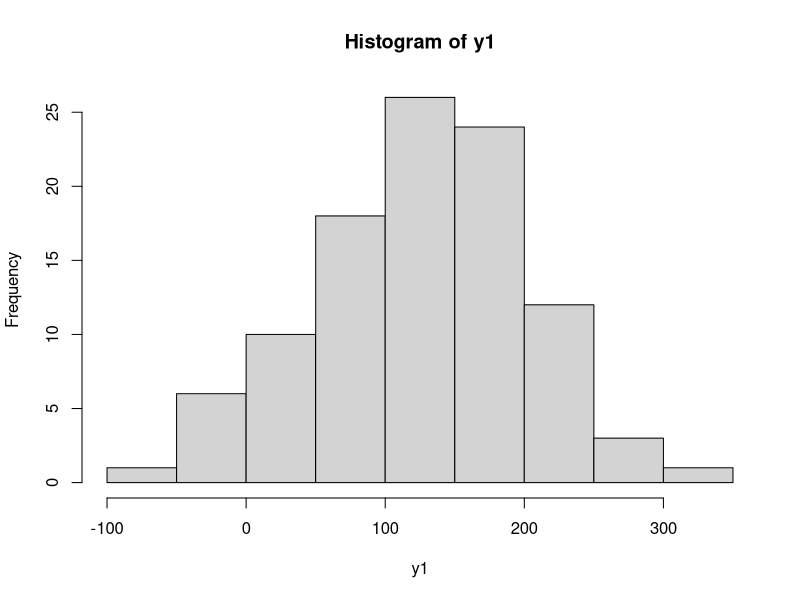
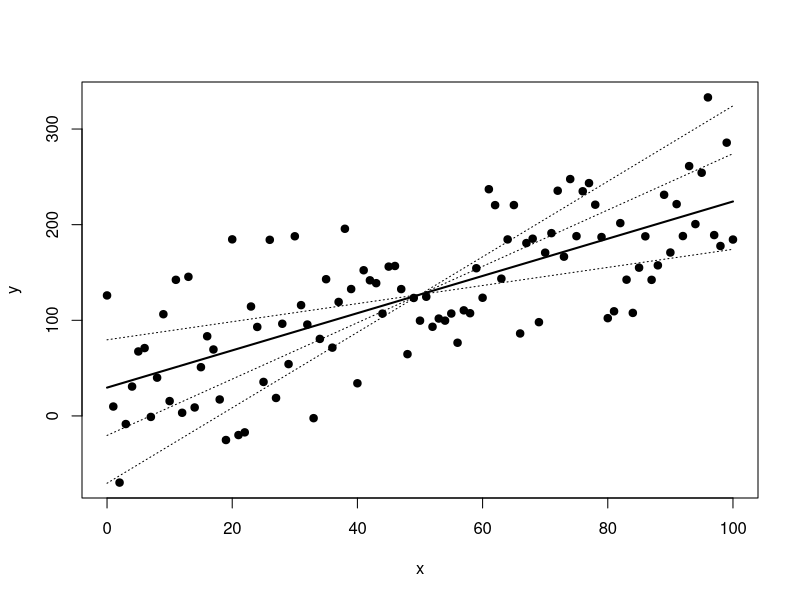
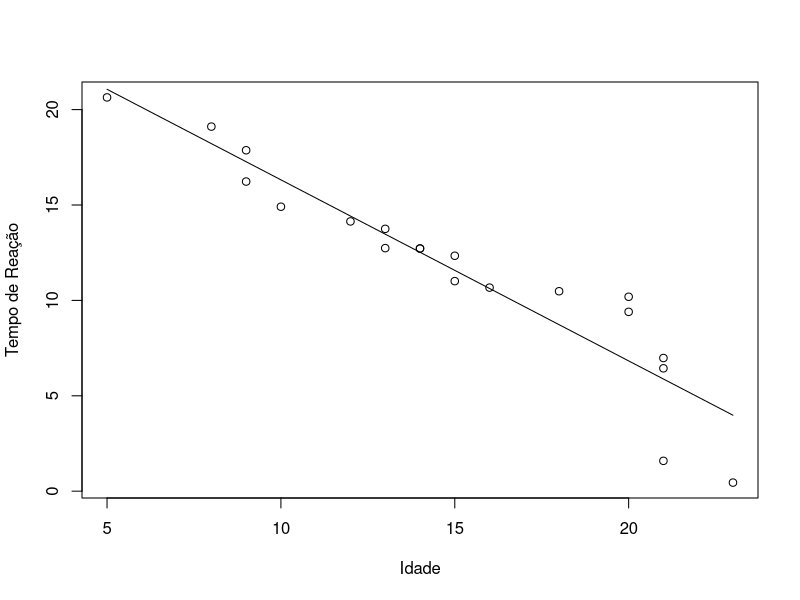
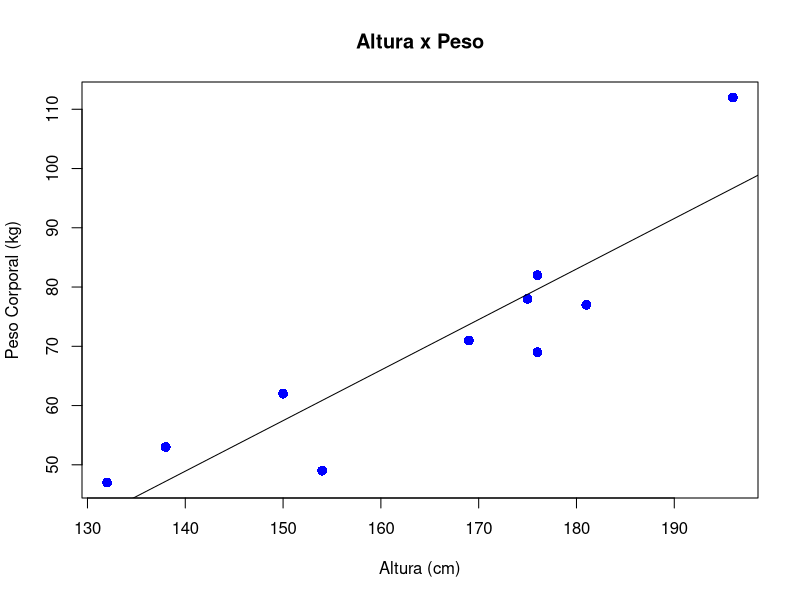
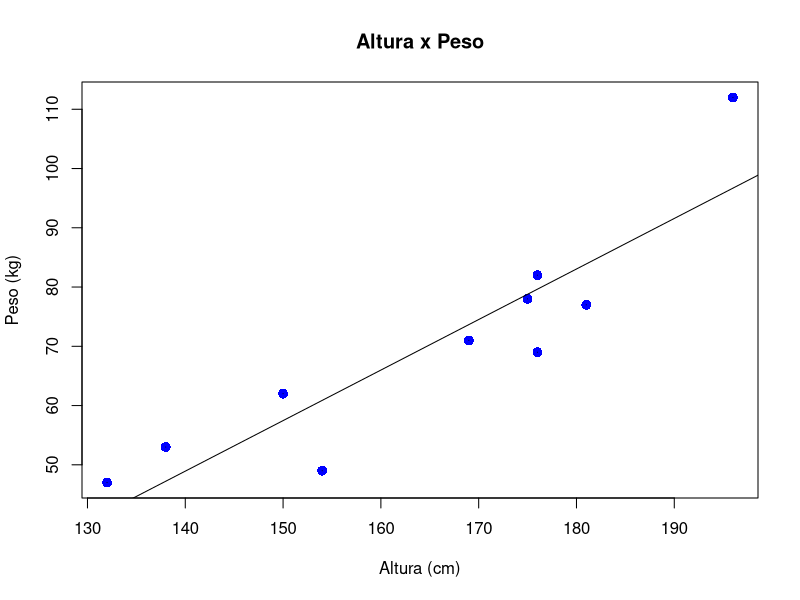
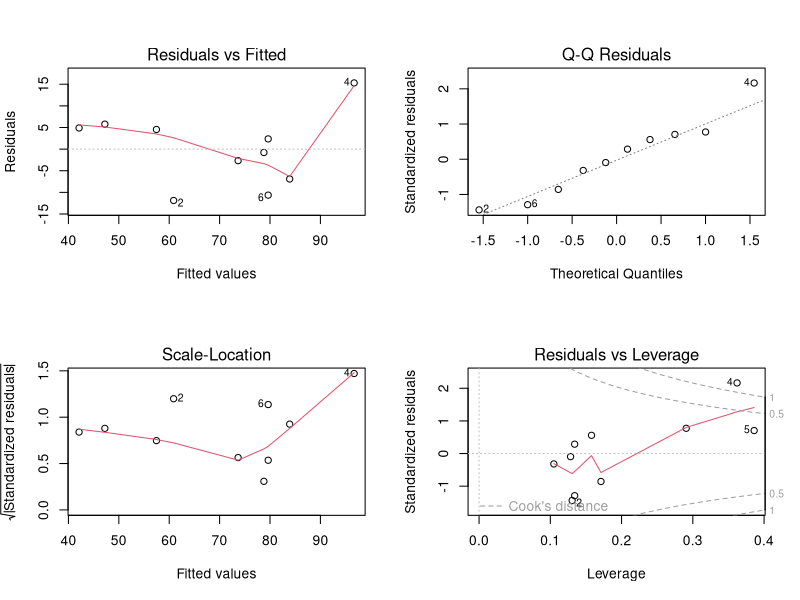

Here is the R script that generated these plots, in order:
# Lista de Exercícios Parte 1 - Capítulo 11

# Obs: Caso tenha problemas com a acentuação, consulte este link:
# https://support.rstudio.com/hc/en-us/articles/200532197-Character-Encoding

# Configurando o diretório de trabalho
# Coloque entre aspas o diretório de trabalho que você está usando no seu computador
# Não use diretórios com espaço no nome
setwd("C:/FCD/BigDataRAzure/Cap12")
getwd()


## Exercício 1 - Massa de dados aleatória

# Criando a massa de dados (apesar de aleatória, y possui 
# uma relação com os dados de x)
x <- seq(0, 100)
y <- 2 * x + 35

# Imprimindo as variáveis
x
y

# Gerando uma distribuição normal
y1 <- y + rnorm(101, 0, 50)
y1
hist(y1)

# Crie um plot do relacionamento de x e y1
plot(x, y1, pch=19, xlab='x', ylab='y')

# Crie um modelo de regressão para as duas variáveis x e y1
modelo<- lm(y1~x)
modelo

# Capture os coeficentes
a<- modelo$coefficients[1]
b<- modelo$coefficients[2]

# Fórmula de Regressão
y2 <- a + b*x

# Visualize a linha de regressão
lines(x,y2,lwd=2)

# Simulando outras possíveis linhas de regressão
y3 <- (y2[51]-50*(b-1))+(b-1)*x
y4 <- (y2[51]-50*(b+1))+(b+1)*x
y5 <- (y2[51]-50*(b+2))+(b+2)*x
lines(x,y3,lty=3)
lines(x,y4,lty=3)
lines(x,y5,lty=3)


## Exercício 2 - Pesquisa sobre idade e tempo de reação

# Criando os dados
Idade <- c(9,13,14,21,15,18,20,8,14,23,16,21,10,12,20,
           9,13,5,15,21)

Tempo <- c(17.87,13.75,12.72,6.98,11.01,10.48,10.19,19.11,
           12.72,0.45,10.67,1.59,14.91,14.14,9.40,16.23,
           12.74,20.64,12.34,6.44)

# Crie um Gráfico de Dispersão (ScatterPlot)
plot(Idade, Tempo, xlab='Idade', ylab='Tempo de Reação')

# Crie um modelo de regressão
modelo<-lm(Tempo~Idade)
modelo

# Calcule a reta de regressão (y2 <- a + b*x)
reta<-25.81 - 0.9491 * Idade
reta

# Crie o gráfico da reta
lines(Idade,reta)


# Exercício 3 - Relação entre altura e peso

# Criando os dados
alturas = c(176, 154, 138, 196, 132, 176, 181, 169, 150, 175)
pesos = c(82, 49, 53, 112, 47, 69, 77, 71, 62, 78)

plot(alturas, pesos, pch = 16, cex = 1.3, col = "blue", 
     main = "Altura x Peso", 
     ylab = "Peso Corporal (kg)", 
     xlab = "Altura (cm)")

# Crie o modelo de regressão
modelo<- lm(pesos~alturas)

# Visualizando o modelo
modelo
summary(modelo)
# Gere a linha de regressão
abline(-70.4627, 0.8528  )

# Faça as previsões de pesos com base na nova lista de alturas
alturas2 = data.frame(c(179, 152, 134, 197, 131, 178, 185, 162, 155, 172))
previsao <- predict(modelo, alturas2)
previsao

# Plot
plot(alturas, pesos, pch = 16, cex = 1.3, 
     col = "blue", 
     main = "Altura x Peso", 
     ylab = "Peso (kg)", 
     xlab = "Altura (cm)")

# Construindo a linha de regressão 
abline(lm(pesos ~ alturas)) 

# Obtendo o tamanho de uma das amostras de dados
num <- length(alturas)
num

# Gerando um gráfico com os valores residuais
for (k in 1: num)  
  lines(c(alturas[k], alturas[k]), 
        c(pesos[k], pesos[k]))

# Gerando gráficos com a distribuição dos resíduos(plotando em matriz 2x2)
par(mfrow = c(2,2))
plot(modelo)

